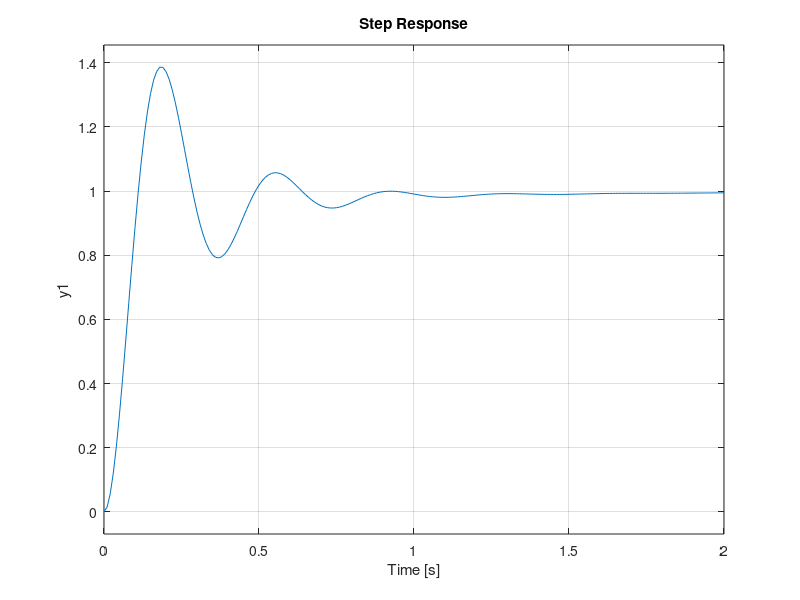

Recreate this plot in MATLAB.
% First
s = tf("s");
G = 1 / (s^2 + 10 * s + 20);

T = feedback(G, 1);
step(T)

% Second
s = tf("s");
G = 1 / (s^2 + 10 * s + 20);
H = 1;

T = feedback(G, H);
step(T, [0:.01:2])

% Third
s = tf("s");
G = 1 / (s^2 + 10 * s + 20);
kp = 50;
C = pid(kp);

T = feedback(C * G, 1);
step(T, [0:.01:2])

% Fourth
s = tf("s");
G = 1 / (s^2 + 10 * s + 20);
kp = 300;
C = pid(kp);

T = feedback(C * G, 1);
step(T, [0:.01:2])

hold on

% Fifth
s = tf("s");
G = 1 / (s^2 + 10 * s + 20);
kp = 300; ki = 300; kd = 10;

C = pid(kp, ki, kd);
T = feedback(C * G, 1);
step(T, [0:.01:2])

s=tf("s");
G = 1/(s^2 +10*s+20);
kp=300; ki=300;
C=pid(kp,ki);
T = feedback(C*G,1);
step(T,[0:.01:2])

hold on
